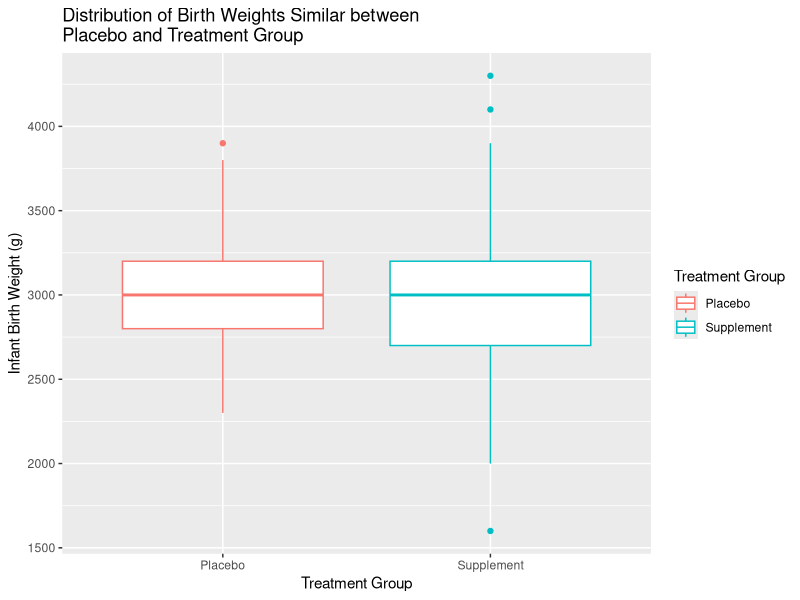
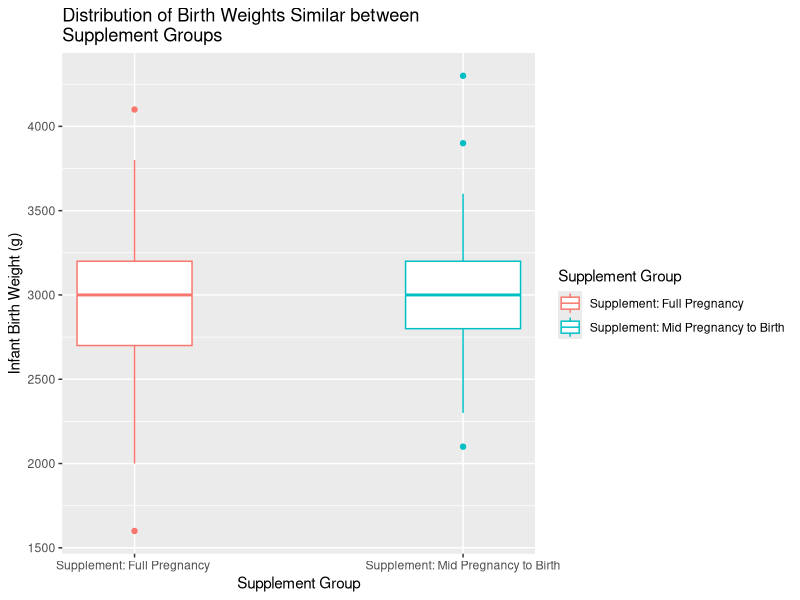
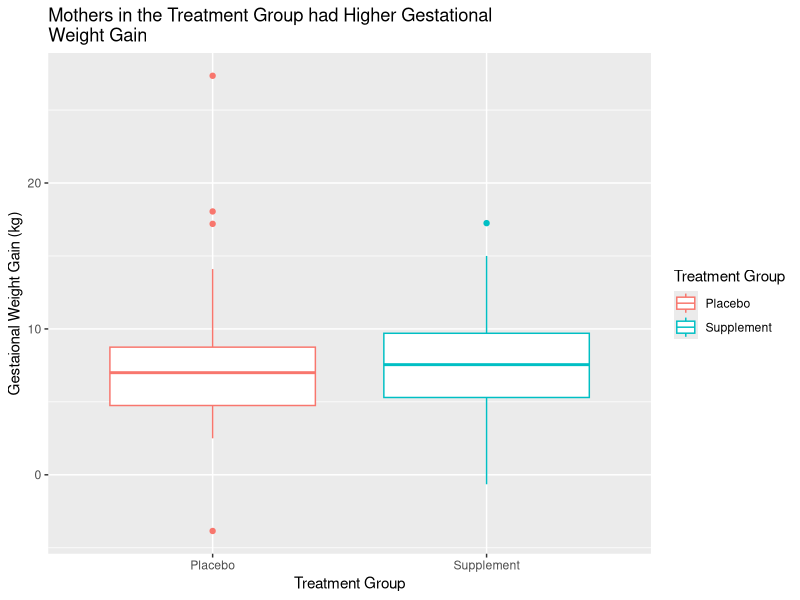
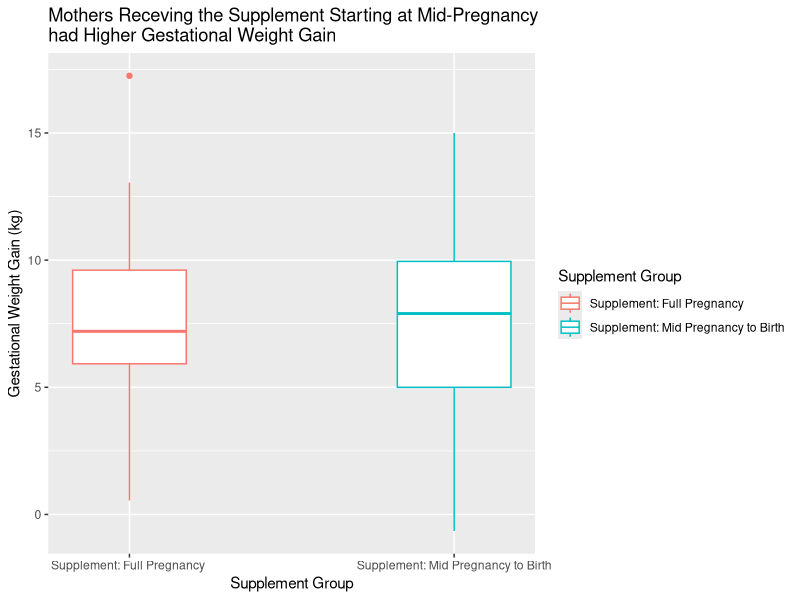
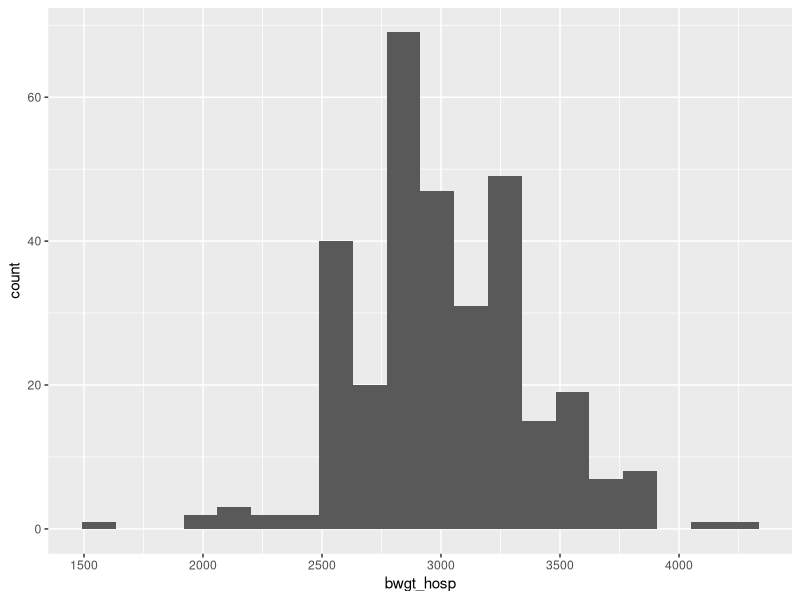
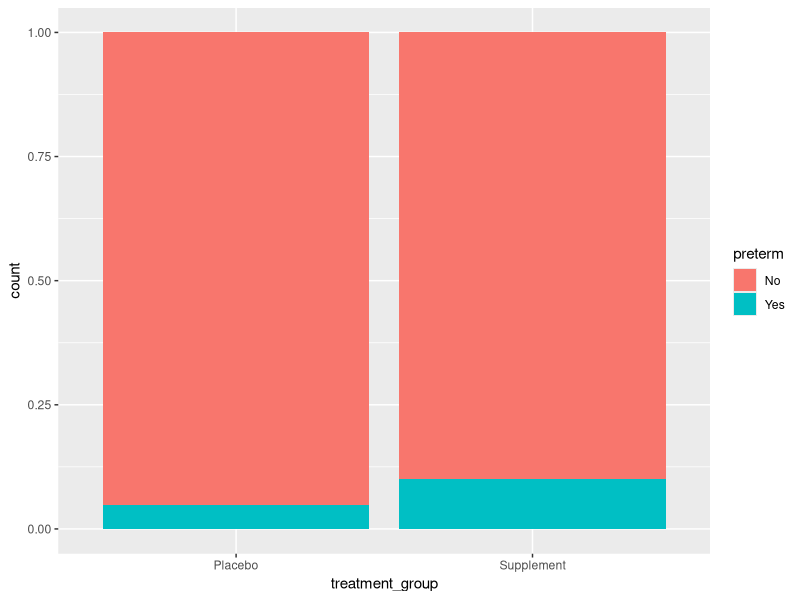
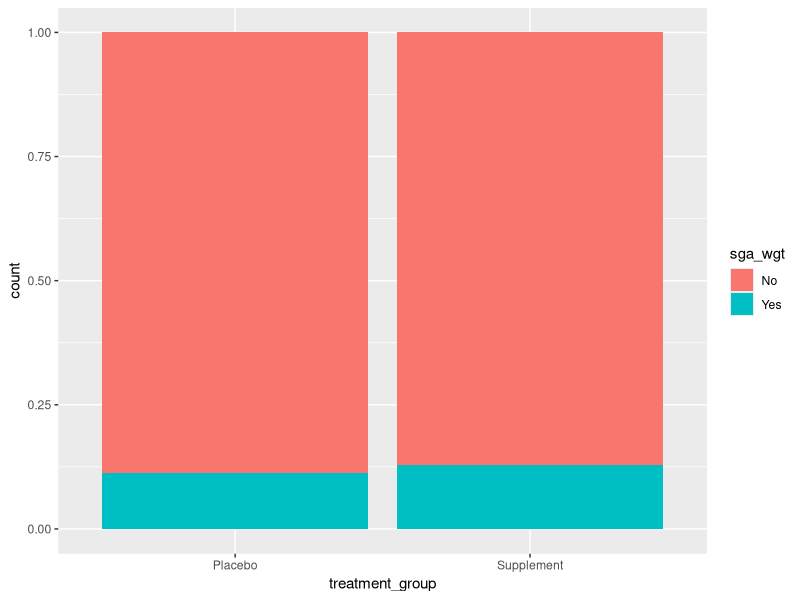
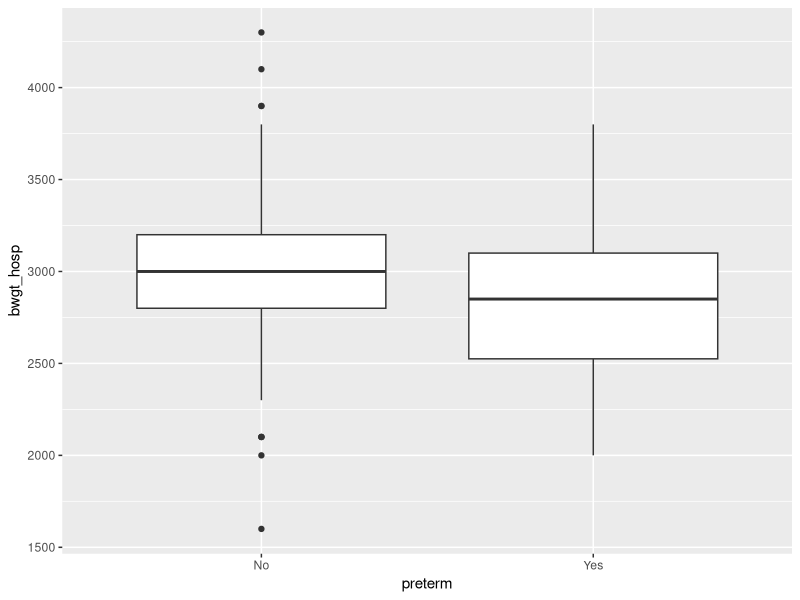

The R source for these figures, in order:
## ---- chunk 1
knitr::opts_chunk$set(echo = FALSE, warning = FALSE, message = FALSE)
## ---- chunk 2
library(dplyr)
library(tidyverse)
library(tidyr)
library(knitr)
library(gtable)
## ---- chunk 3
data <- read_csv("data/pone.0232197.s002.csv")

data$bwgt_hosp <- as.numeric(data$bwgt_hosp)
data$birthlengthcm <- as.numeric(data$birthlengthcm)
## ---- chunk 4
#data cleaning

#rename levels of treatment variable
data <- data %>%
  mutate(group = case_when(
    group == "MG-T" ~ "Supplement: Full Pregnancy ",
    group == "PC-T" ~ "Supplement: Mid Pregnancy to Birth",
    group == "RPC" ~ "Placebo")) 

#fill nas in low birth weight variable as no
data <- data%>%
  mutate(lbw_hosp = case_when(
    lbw_hosp == 1 ~ "Yes",
    TRUE ~ "No"))

#fill nas in small gestational age variable as no
data <- data%>%
  mutate(sga_wgt = case_when(
    sga_wgt == 1 ~ "Yes",
    TRUE ~ "No"))

##fill nas in preterm variable as no 
data <- data%>%
  mutate(preterm = case_when(
    preterm == 1 ~ "Yes",
    TRUE ~ "No"))

#fill nas in workasfarmer variable as no
data <- data %>%
  mutate(workasfarmer = case_when(
    workasfarmer == 1 ~ "Yes",
    TRUE ~ "No"))

#fill nas in education variable as middle school
data <- data %>%
  mutate(education = case_when(
    is.na(education) == TRUE ~ "middle school",
    TRUE ~ education))
## ---- chunk 5
#count number of individuals in each treatment group
data %>%
  group_by(group) %>%
  count(group)
## ---- chunk 6
#count number of na in birth length  -- too many not going to look at this variable
data %>%
  group_by(group) %>%
  count(is.na(birthlengthcm))

#count number of na in gestational weight gain  -- about half which is a lot, maybe try to use EM to fill
data %>%
  count(is.na(gestationalweightgainkg))
## ---- chunk 7
#calculate average birth weight by treatment group
bwgt_mean <- aggregate(x= data["bwgt_hosp"], by = list(data$group), FUN = mean, na.rm = TRUE) 
bwgt_mean_plac = bwgt_mean$bwgt_hosp[1]

#impute 2 missing birth weight values for routine care group with mean birth weight
data <- data %>%
  mutate(bwgt_hosp = case_when(
    is.na(bwgt_hosp) == TRUE ~ bwgt_mean_plac,
    TRUE ~ bwgt_hosp))
## ---- chunk 8
#calculate average maternal bmi  by treatment group
bmi_mean <- aggregate(x= data["maternal_bmi_prepreg"], by = list(data$group), FUN = mean, na.rm = TRUE)
bmi_mean_plac =  bmi_mean$maternal_bmi_prepreg[1]
bmi_mean_mid = bmi_mean$maternal_bmi_prepreg[2]
bmi_mean_full = bmi_mean$maternal_bmi_prepreg[3]

#impute missing bmi values for each group with corresponding average bmi 
data <- data %>%
  mutate(maternal_bmi_prepreg = case_when(
    is.na(maternal_bmi_prepreg) == TRUE & group == "Placebo" ~ bmi_mean_plac,
    is.na(maternal_bmi_prepreg) == TRUE & group == "Supplement: Mid-Pregnancy to Term" ~ bmi_mean_mid,
    is.na(maternal_bmi_prepreg) == TRUE & group == "Supplement: Full Pregnancy" ~ bmi_mean_full,
    TRUE ~ maternal_bmi_prepreg))
## ---- chunk 9
#calculate gestational age by treatment group
ga_mean <- aggregate(x= data["gestationalage_weeks"], by = list(data$group), FUN = mean, na.rm = TRUE)
ga_mean_plac =  ga_mean$gestationalage_weeks[1]
ga_mean_mid = ga_mean$gestationalage_weeks[3]
ga_mean_full = ga_mean$gestationalage_weeks[2]

#impute missing gestationl age values for each group with corresponding average gestational age 
data <- data %>%
  mutate(gestationalage_weeks = case_when(
    is.na(gestationalage_weeks) == TRUE & group == "Placebo" ~ ga_mean_plac,
    is.na(gestationalage_weeks) == TRUE & group == "Supplement: Mid-Pregnancy to Term" ~ ga_mean_mid,
    is.na(gestationalage_weeks) == TRUE & group == "Supplement: Full Pregnancy" ~ ga_mean_full,
    TRUE ~ gestationalage_weeks))
## ---- chunk 10
#new variable that combines both supplement groups into one 
data <- data %>%
  mutate(treatment_group = case_when(
    group == "Placebo" ~ "Placebo",
    TRUE ~ "Supplement"))

#filter data to only have the 2 treatment groups
datatm <- data %>%
  filter(group != "Placebo")
## ---- chunk 11
ggplot(data = data, aes(x = treatment_group, y = bwgt_hosp, color = treatment_group)) +
  geom_boxplot() +
  labs(title = "Distribution of Birth Weights Similar between \nPlacebo and Treatment Group", x = "Treatment Group", y = "Infant Birth Weight (g)", color = "Treatment Group")


ggplot(data = datatm, aes(x = group, y = bwgt_hosp, color = group)) +
  geom_boxplot(width = .35) +
  scale_x_discrete(expand  = c(.22,0)) +
  labs(title = "Distribution of Birth Weights Similar between \nSupplement Groups", x = "Supplement Group", y = "Infant Birth Weight (g)", color = "Supplement Group")

## ---- chunk 12
ggplot(data = data, aes(x = treatment_group, y = gestationalweightgainkg, color = treatment_group)) +
  geom_boxplot() +
  labs(title = "Mothers in the Treatment Group had Higher Gestational \nWeight Gain", x = "Treatment Group", y = "Gestaional Weight Gain (kg)", color = "Treatment Group")

ggplot(data = datatm, aes(x = group, y = gestationalweightgainkg, color = group)) +
  geom_boxplot(width = .35) +
  scale_x_discrete(expand  = c(.25,0)) +
  labs(title = "Mothers Receving the Supplement Starting at Mid-Pregnancy \nhad Higher Gestational Weight Gain", x = "Supplement Group", y = "Gestational Weight Gain (kg)", color = "Supplement Group")
## ---- chunk 13
ggplot(data= data, aes(x = bwgt_hosp)) +
  geom_histogram(bins = 20) 

ggplot(data = data, aes(fill = preterm, x = treatment_group)) +
  geom_bar(position = "fill") 

ggplot(data = data, aes(fill = sga_wgt, x = treatment_group)) +
  geom_bar(position = "fill") 

ggplot(data = data, aes(x = preterm, y = bwgt_hosp)) +
  geom_boxplot() 

ggplot(data = data, aes(x = sga_wgt, y = bwgt_hosp)) +
  geom_boxplot() 

ggplot(data = data, aes(x = education, y = bwgt_hosp)) +
  geom_boxplot() 

ggplot(data = data, aes(x = infantgender, y = bwgt_hosp)) +
  geom_boxplot()

ggplot(data = data, aes(x = workasfarmer, y = bwgt_hosp)) +
  geom_boxplot() 

ggplot(data = data, aes(x = maternal_age_years, y = bwgt_hosp)) +
  geom_point()

ggplot(data = data, aes(x = gestationalage_weeks, y = bwgt_hosp)) +
  geom_point() 
## ---- chunk 14
ggplot(data = data, aes(x = preterm, y = gestationalweightgainkg)) +
  geom_boxplot() 

ggplot(data = data, aes(x = sga_wgt, y = gestationalweightgainkg)) +
  geom_boxplot()

ggplot(data= data, aes(x = gestationalweightgainkg)) +
  geom_histogram(bins = 20) 

ggplot(data = data, aes(x = education, y = gestationalweightgainkg)) +
  geom_boxplot() 

ggplot(data = data, aes(x = workasfarmer, y = gestationalweightgainkg)) +
  geom_boxplot() 

ggplot(data = data, aes(x = maternal_age_years, y = gestationalweightgainkg)) +
  geom_point() 

ggplot(data = data, aes(x = maternal_hgt_prepreg_cm, y = gestationalweightgainkg)) +
  geom_point() +
  geom_smooth()

ggplot(data = data, aes(x = maternal_bmi_prepreg, y = gestationalweightgainkg)) +
  geom_point() +
  geom_smooth()
